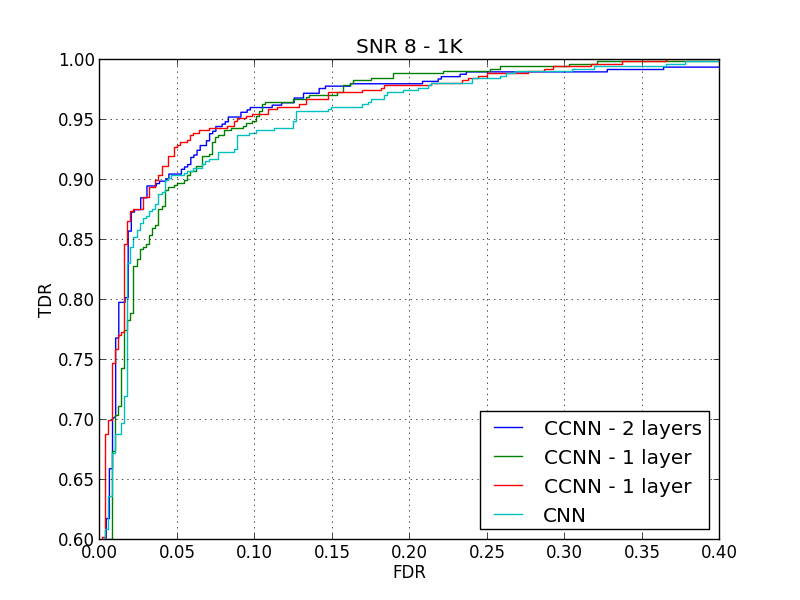

Here is the Python script that generated this plot:
#!/bin/usr/env python

import numpy as np

import matplotlib
matplotlib.use('Agg')
from matplotlib import pyplot as plt

from sklearn import metrics

# load results
# 0 ->  2 CCNN layers
preds0  = np.array(np.load('./results0.npy'))
signal_preds0 = np.asarray([y[1] for x in preds0 for y in x])
# 1 -> 1 CCNN layer
preds1  = np.array(np.load('./results1.npy'))
signal_preds1 = np.asarray([y[1] for x in preds1 for y in x])
# 2 -> CNN
preds2  = np.array(np.load('./results5.npy'))
signal_preds2 = np.asarray([y[1] for x in preds2 for y in x])
# 2 -> 1 CCNN layer
preds3  = np.array(np.load('./results4.npy'))
signal_preds3 = np.asarray([y[1] for x in preds3 for y in x])


# load targets
targets = np.load('./targets.npy')

fpr0, tpr0, _= metrics.roc_curve(targets, signal_preds0)
fpr1, tpr1, _= metrics.roc_curve(targets, signal_preds1)
fpr2, tpr2, _= metrics.roc_curve(targets, signal_preds2)
fpr3, tpr3, _= metrics.roc_curve(targets, signal_preds3)

fig = plt.figure()
plt.plot(fpr0, tpr0, label = 'CCNN - 2 layers')
plt.plot(fpr1, tpr1, label = 'CCNN - 1 layer')
plt.plot(fpr3, tpr3, label = 'CCNN - 1 layer')
plt.plot(fpr2, tpr2, label = 'CNN')
plt.title('SNR 8 - 1K')
plt.xlabel('FDR')
plt.grid()
plt.xlim(0.0, 0.4)
plt.ylim(0.6,1.0)
plt.ylabel('TDR')
plt.legend(loc = 'lower right')
fig.savefig('roc.png')

